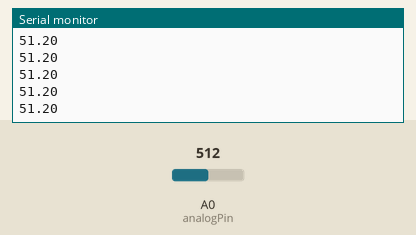
This sketch was run on a simulated Arduino Uno, built with avr-gcc and run on an emulated ATmega328P. Parts: the last lines printed to the serial monitor. The inputs (shaded band) are chosen by the test bench; at power-on: A0 (analogPin) = 512.

Above: at 1.2 s.
1.3 s: A0 (analogPin) set to 716
At 2.4 s:
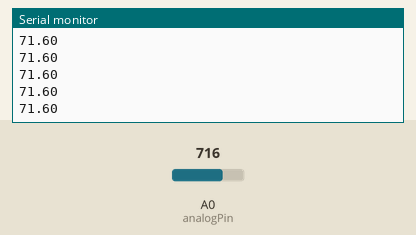
2.8 s: A0 (analogPin) set to 900
At 3.9 s:
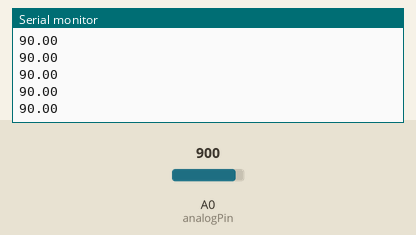
Timing chart, 0 to 5.8 s (numbered marks = the images above; inputs shaded):
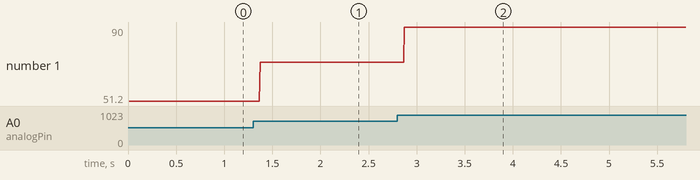

The sketch:

temperatureSensorWithDigitalFiltering.ino
```cpp
const int size = 10;
const int analogPin = A0;
double avg[size] = {0}; // declare array for moving average filter

void replace(double val)
{
  for(int i = 1; i < size - 1; ++i)
  {
     avg[i - 1] = avg[i]; // shift

  }
  avg[size - 1] = val; // push new data point on to array
} // end shifting function
double takeAvg()
{
  double sum = 0.0;
  for(int i = 0; i < size; ++i)
  {
    sum += avg[i];

  }

  return sum/size; // return average of data set

} // end compute average function
void setup()
{
  pinMode(analogPin,INPUT);
  Serial.begin(9600);
  delay(10);


}

void loop()
{
  double currentSample = 0.0;
  currentSample = analogRead(analogPin);
  delayMicroseconds(300);
  replace(currentSample); // call function data isnt good until ten temperature samples are taken
  Serial.println(takeAvg());

} // end
```

Measured:
- after the input at 1.3 s, the serial monitor: prints a new line after 0.07 s (image 1)
- after the input at 2.8 s, the serial monitor: prints a new line after 0.07 s (image 2)
- plotted number 1: 51.2 → 71.6 after the input at 1.3 s, 71.6 → 90 after the input at 2.8 s
